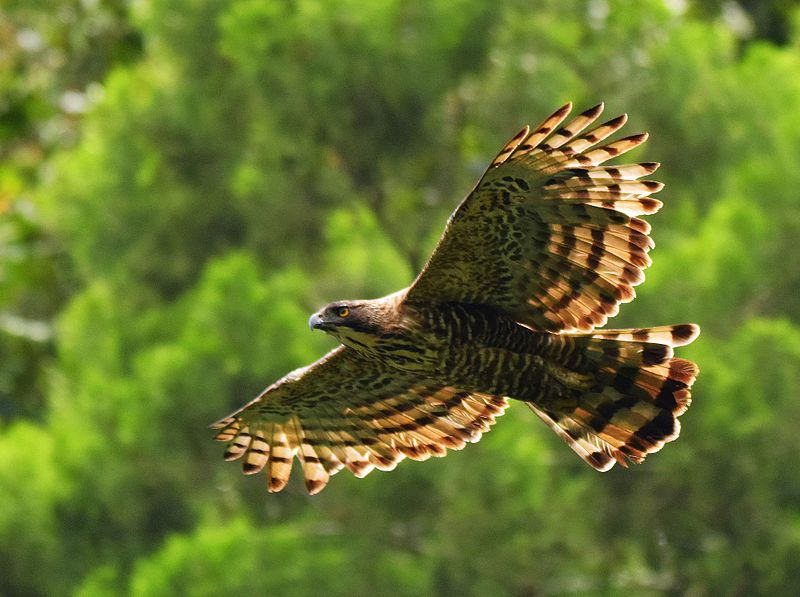
#> input picture resource/Elang_Jawa.jpg, 800 x 597 px, found by its file name
$ python main.py
#> lines starting #> are read from the running program, lines starting #| are printed output that depends on the picture
### image_regist/tools.py
from enum import Enum
from scipy import ndimage
from PIL import Image
import random
import numpy as np
import numdifftools as nd


class Transform(Enum):
    ROTATION = 1
    TRANSLATION_X = 2
    TRANSLATION_Y = 3
    SCALE = 4


EPS = np.finfo(float).eps


def mutual_information_2d(x, y, sigma=1, normalized=False):
    """
    Computes (normalized) mutual information between two 1D variate from a
    joint histogram.
    Parameters
    ----------
    x : 1D array
        first variable
    y : 1D array
        second variable
    sigma: float
        sigma for Gaussian smoothing of the joint histogram
    Returns
    -------
    nmi: float
        the computed similariy measure
    """
    bins = (256, 256)

    jh = np.histogram2d(x, y, bins=bins)[0]

    # smooth the jh with a gaussian filter of given sigma
    ndimage.gaussian_filter(jh, sigma=sigma, mode='constant',
                            output=jh)

    jh = jh + EPS
    sh = np.sum(jh)
    jh = jh / sh
    s1 = np.sum(jh, axis=0).reshape((-1, jh.shape[0]))
    s2 = np.sum(jh, axis=1).reshape((jh.shape[1], -1))

    if normalized:
        mi = ((np.sum(s1 * np.log(s1)) + np.sum(s2 * np.log(s2)))
              / np.sum(jh * np.log(jh))) - 1
    else:
        mi = (np.sum(jh * np.log(jh)) - np.sum(s1 * np.log(s1))
              - np.sum(s2 * np.log(s2)))

    return mi


# [34 lines left out: functions cross_entropy_loss, derivative_ce, not called in this run]


def transform_image_2d(data, params, param_vals):
    if (Transform.ROTATION in params):
        data = data.rotate(param_vals[params.index(Transform.ROTATION)])
    if (Transform.TRANSLATION_X in params):
        data = data.transform(data.size,
                              Image.Transform.AFFINE,
                              (1, 0, param_vals[params.index(Transform.TRANSLATION_X)], 0, 1, 0))
    if (Transform.TRANSLATION_Y in params):
        data = data.transform(data.size,
                              Image.Transform.AFFINE,
                              (1, 0, 0, 0, 1, param_vals[params.index(Transform.TRANSLATION_Y)]))
    return data


def loss(data1, data2, params, param_vals, faster_sample=None):
    data2 = transform_image_2d(data2, params, param_vals)
    if (faster_sample == None):
        mi = mutual_information_2d(np.asarray(
            data1).ravel(), np.asarray(data2).ravel())
    else:
        d1 = np.take(data1, faster_sample)
        d2 = np.take(data2, faster_sample)
        mi = mutual_information_2d(np.asarray(
            d1).ravel(), np.asarray(d2).ravel())

    return -mi


# [192 lines left out: functions pso, derivative_function, gd, gradient_powell, not called in this run]


def powell(data1, data2, params, x0, tol=1e-6, maxiter=100):

    def obj_func(args):
        return loss(data1, data2, params, args)

    grad = nd.Gradient(obj_func)
    grad = grad(x0)
    grad = np.array([i*1000 for i in grad])
    fx = obj_func(x0)

    d = -grad

    i = 0

    while i < maxiter and np.linalg.norm(grad) > tol:
        x1 = x0 + d
        grad = nd.Gradient(obj_func)
        grad = grad(x1)
        grad = np.array([i*1000 for i in grad])
        fx1 = obj_func(x1)

        if fx1 < fx:
            x0 = x1
            fx = fx1

            d = -grad

        else:
            d = -grad

        print("Iter:", i+1, "best param",
              [x.name for x in params], ":", x0)
        print("gradient", grad)
        print("loss", fx1)

        i += 1

    return [i for i in x0]


def obj_function():
    pass


def pow_impl(data1, data2, params):

    par_vals = [-1]*len(params)
    width2, height2 = data2.size

    if (Transform.ROTATION in params):
        par_vals[params.index(Transform.ROTATION)] = round(
            random.uniform(-360, 360), 3)
    if (Transform.TRANSLATION_X in params):
        par_vals[params.index(Transform.TRANSLATION_X)] = round(
            random.uniform(-width2/8, width2/8), 3)
    if (Transform.TRANSLATION_Y in params):
        par_vals[params.index(Transform.TRANSLATION_Y)] = round(
            random.uniform(-height2/8, height2/8), 3)

    return powell(data1, data2, params, par_vals)


def findTransformation(data1, data2, params, faster=False):
    # result = pso(data1, data2, params, faster)
    # result = gd(data1, data2, params)
    result = pow_impl(data1, data2, params)
    return result

### main.py
from PIL import Image
from image_regist.tools import Transform, findTransformation, transform_image_2d

reference_image = Image.open("resource\Elang_Jawa.jpg")
#> reference_image is the input picture: PIL image 800x597 RGB; mean R, G, B 100.9, 116, 45.8
target_image = Image.open("resource\Elang_Jawa.jpg")

target_image = transform_image_2d(target_image, [Transform.ROTATION,
                                Transform.TRANSLATION_X, Transform.TRANSLATION_Y], [40, -20, 3])
#> in transform_image_2d, `data = data.rotate(param_vals[params.index(Transform.ROTATION)])`:
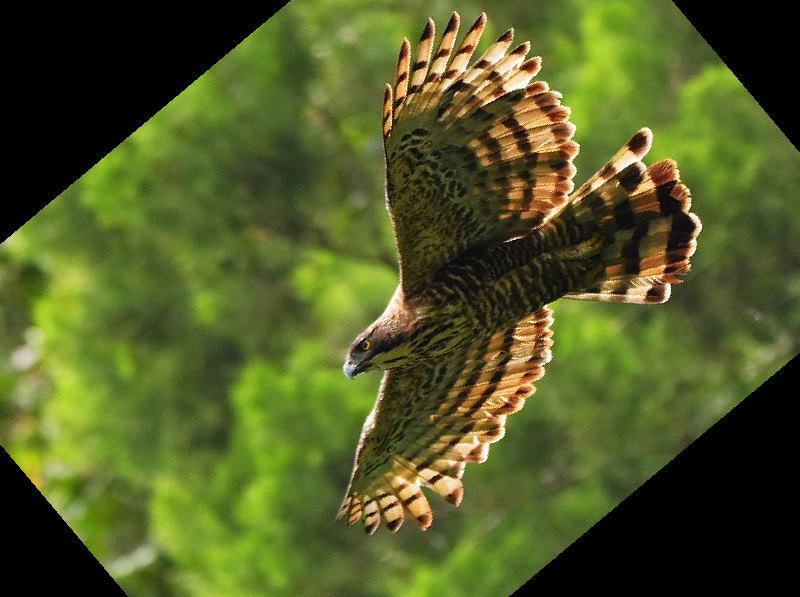
#> data: PIL image 800x597 RGB; mean R, G, B 80.9, 91, 37
#> in transform_image_2d, `data = data.transform(data.size, Image.Transform.AFFINE, (1, 0, param_..`:
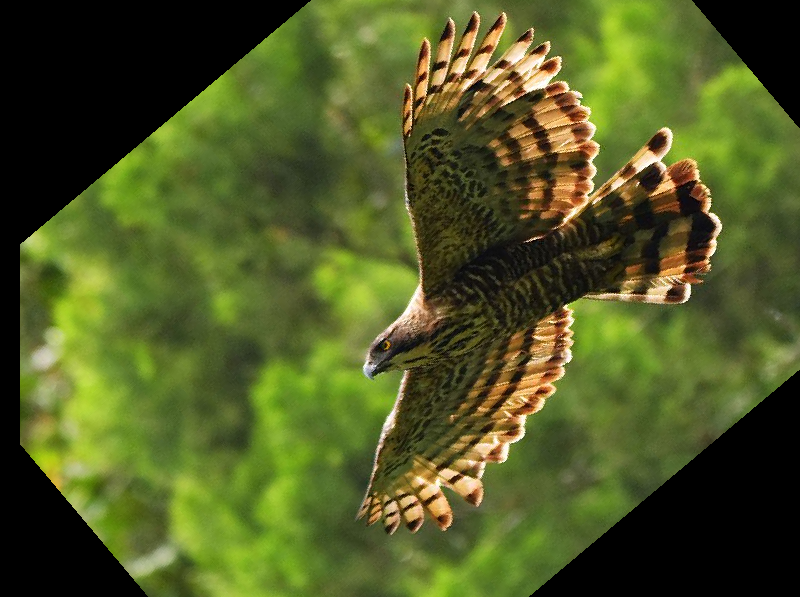
#> data: PIL image 800x597 RGB; mean R, G, B 80.2, 90.2, 36.5
#> in transform_image_2d, `data = data.transform(data.size, Image.Transform.AFFINE, (1, 0, 0, 0, ..`:
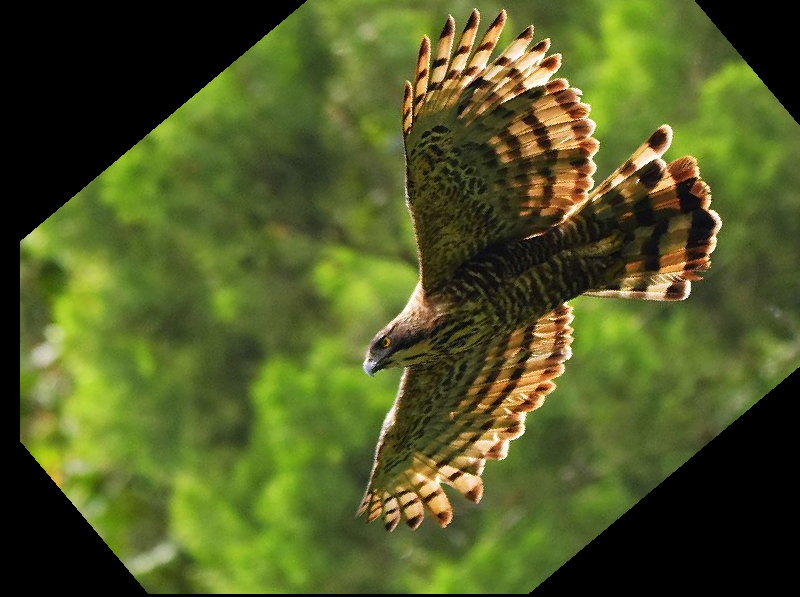
#> data: PIL image 800x597 RGB; mean R, G, B 79.9, 89.9, 36.4

best_params = findTransformation(reference_image, target_image, [Transform.ROTATION,
                                Transform.TRANSLATION_X,
                                Transform.TRANSLATION_Y], True)
#> in transform_image_2d (call 2), `data = data.rotate(param_vals[params.index(Transform.ROTATION)])`:
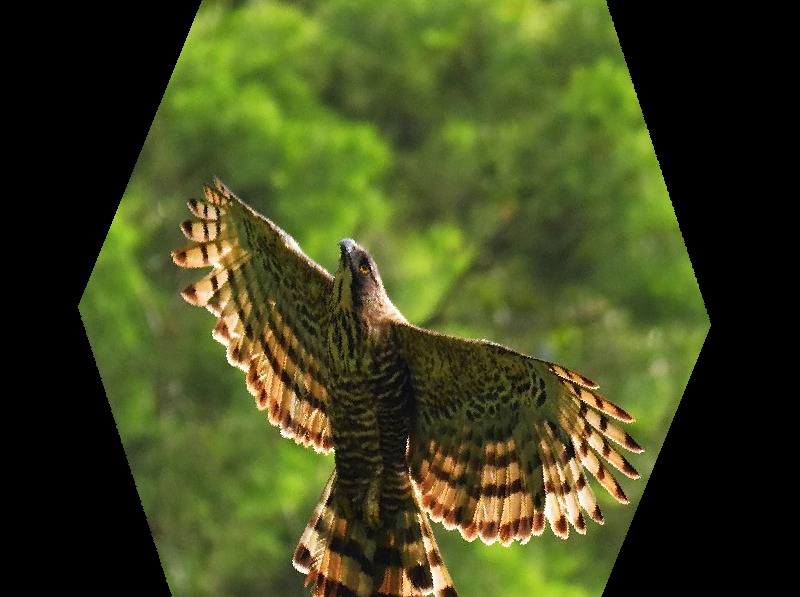
#> data: PIL image 800x597 RGB; mean R, G, B 64.4, 71.6, 29.5
#> in transform_image_2d (call 2), `data = data.transform(data.size, Image.Transform.AFFINE, (1, 0, param_..`:
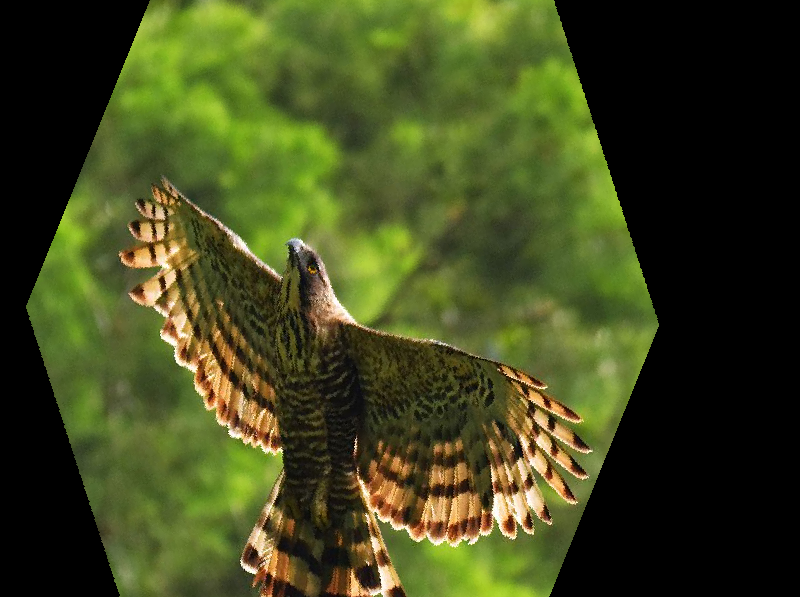
#> data: PIL image 800x597 RGB; mean R, G, B 64.4, 71.6, 29.5
#> in transform_image_2d (call 2), `data = data.transform(data.size, Image.Transform.AFFINE, (1, 0, 0, 0, ..`:
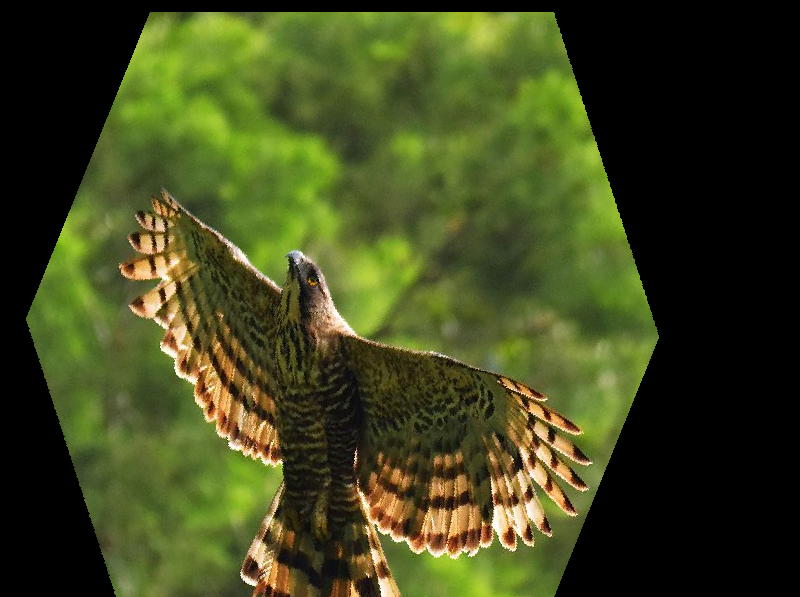
#> data: PIL image 800x597 RGB; mean R, G, B 63.3, 70.4, 29
#> in mutual_information_2d, `jh = np.histogram2d(x, y, bins=bins)[0]`:
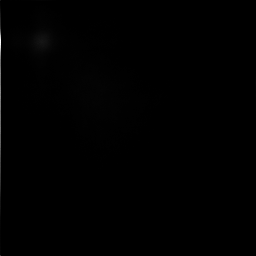
#> jh: shape (256, 256) float64; min 0, max 6701, mean 21.9; drawn with min black and max white
#> in mutual_information_2d, `sh = np.sum(jh)`: sh = 1275969.4
#> in mutual_information_2d, `s2 = np.sum(jh, axis=1).reshape((jh.shape[1], -1))`: s2 = 256 values, max 0.0145 at index 41, min 0.00023 at index 245, mean 0.00391
#> in mutual_information_2d, `mi = (np.sum(jh * np.log(jh)) - np.sum(s1 * np.log(s1)) - np.sum(s2 * ..`: mi = 0.158
#> in powell, `grad = grad(x0)`: grad = -0.158
#> (the run stopped early here; a loop or call above may not have finished)
